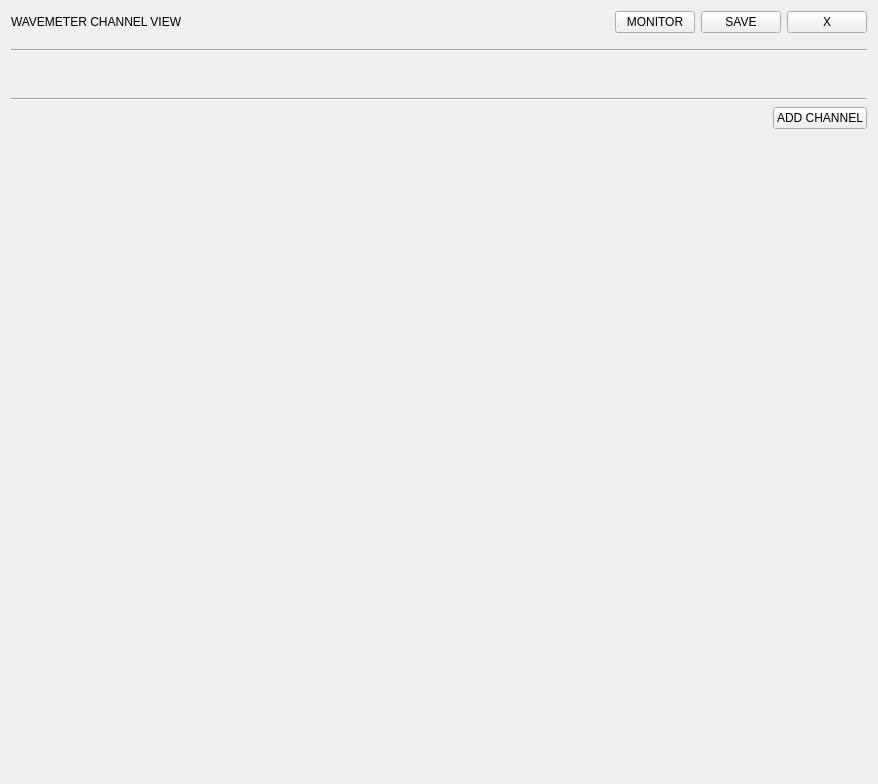
<?xml version="1.0" encoding="UTF-8"?>
<ui version="4.0">
 <class>dashboard</class>
 <widget class="QWidget" name="dashboard">
  <property name="geometry">
   <rect>
    <x>0</x>
    <y>0</y>
    <width>878</width>
    <height>784</height>
   </rect>
  </property>
  <property name="windowTitle">
   <string>Form</string>
  </property>
  <property name="styleSheet">
   <string notr="true"/>
  </property>
  <layout class="QGridLayout" name="gridLayout_3">
   <item row="1" column="0">
    <widget class="Line" name="line_2">
     <property name="orientation">
      <enum>Qt::Horizontal</enum>
     </property>
    </widget>
   </item>
   <item row="0" column="0">
    <layout class="QVBoxLayout" name="verticalLayout">
     <item>
      <layout class="QHBoxLayout" name="horizontalLayout_3">
       <property name="bottomMargin">
        <number>10</number>
       </property>
       <item>
        <widget class="QLabel" name="titleLabel">
         <property name="text">
          <string>WAVEMETER CHANNEL VIEW</string>
         </property>
        </widget>
       </item>
       <item>
        <spacer name="horizontalSpacer">
         <property name="orientation">
          <enum>Qt::Horizontal</enum>
         </property>
         <property name="sizeHint" stdset="0">
          <size>
           <width>40</width>
           <height>20</height>
          </size>
         </property>
        </spacer>
       </item>
       <item>
        <widget class="ToggleButton" name="monBtn">
         <property name="text">
          <string>MONITOR</string>
         </property>
        </widget>
       </item>
       <item>
        <widget class="QPushButton" name="saveSettingsBtn">
         <property name="sizePolicy">
          <sizepolicy hsizetype="Fixed" vsizetype="Fixed">
           <horstretch>0</horstretch>
           <verstretch>0</verstretch>
          </sizepolicy>
         </property>
         <property name="text">
          <string>SAVE</string>
         </property>
        </widget>
       </item>
       <item>
        <widget class="RedButton" name="closeWindowButton">
         <property name="sizePolicy">
          <sizepolicy hsizetype="Fixed" vsizetype="Fixed">
           <horstretch>0</horstretch>
           <verstretch>0</verstretch>
          </sizepolicy>
         </property>
         <property name="text">
          <string>X</string>
         </property>
        </widget>
       </item>
      </layout>
     </item>
     <item>
      <widget class="Line" name="line">
       <property name="orientation">
        <enum>Qt::Horizontal</enum>
       </property>
      </widget>
     </item>
     <item>
      <layout class="QGridLayout" name="channelGridLayout">
       <property name="leftMargin">
        <number>20</number>
       </property>
       <property name="topMargin">
        <number>20</number>
       </property>
       <property name="rightMargin">
        <number>20</number>
       </property>
       <property name="bottomMargin">
        <number>20</number>
       </property>
      </layout>
     </item>
    </layout>
   </item>
   <item row="3" column="0">
    <layout class="QHBoxLayout" name="horizontalLayout">
     <item>
      <spacer name="horizontalSpacer_2">
       <property name="orientation">
        <enum>Qt::Horizontal</enum>
       </property>
       <property name="sizeHint" stdset="0">
        <size>
         <width>40</width>
         <height>20</height>
        </size>
       </property>
      </spacer>
     </item>
     <item>
      <widget class="QPushButton" name="addChannelBtn">
       <property name="text">
        <string>ADD CHANNEL</string>
       </property>
      </widget>
     </item>
    </layout>
   </item>
   <item row="4" column="0">
    <spacer name="verticalSpacer">
     <property name="orientation">
      <enum>Qt::Vertical</enum>
     </property>
     <property name="sizeHint" stdset="0">
      <size>
       <width>20</width>
       <height>40</height>
      </size>
     </property>
    </spacer>
   </item>
  </layout>
 </widget>
 <customwidgets>
  <customwidget>
   <class>RedButton</class>
   <extends>QPushButton</extends>
   <header>wavemeter_dashboard/view/widgets/misc</header>
  </customwidget>
  <customwidget>
   <class>ToggleButton</class>
   <extends>QPushButton</extends>
   <header>wavemeter_dashboard/view/widgets/misc</header>
  </customwidget>
 </customwidgets>
 <resources/>
 <connections/>
</ui>
